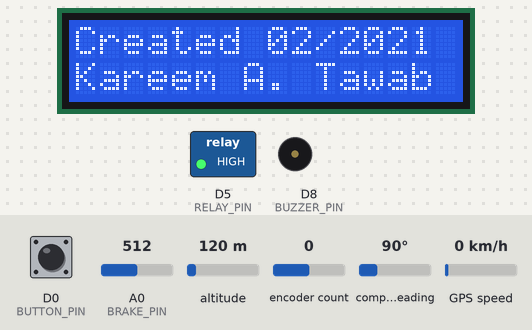
A sketch run on a simulated ESP8266 (NodeMCU). Parts: 16×2 character LCD, switched loads named in the sketch (green lamp = pin HIGH), buzzer (waves = sounding, pin HIGH). The test bench sets the inputs (shaded band); at power-on: encoder count 0, D0 (BUTTON_PIN) HIGH, compass heading 90°, A0 (BRAKE_PIN) = 512, altitude 120 m, GPS speed 0 km/h. The GPS gets a fix after 3 s at 37.7749, -122.4194 with 8 satellites.

Above: at 5.3 s.
At 11.4 s:
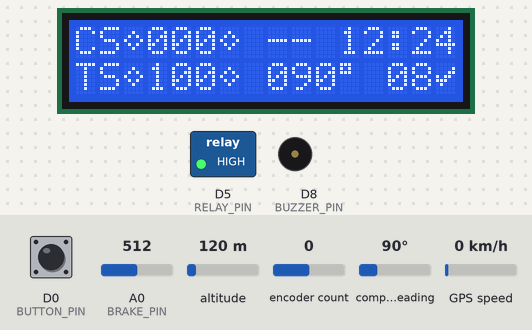
11.5 s: encoder count set to 1
At 12.7 s:
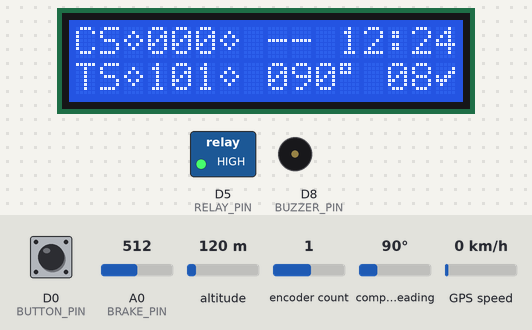
13.0 s: D0 (BUTTON_PIN) pulled LOW for 3.2 s
At 16.69 s:
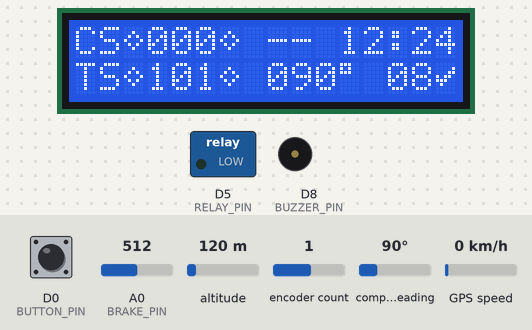
16.8 s: D0 (BUTTON_PIN) pulled LOW for 3.2 s
20.6 s: D0 (BUTTON_PIN) pulled LOW for 3.2 s
24.4 s: compass heading set to 7°
At 26.0 s:
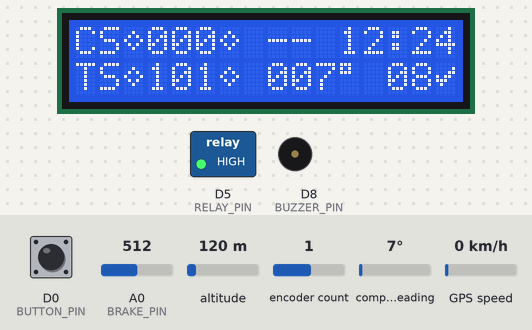
28.4 s: encoder count set to 2
At 28.8 s:
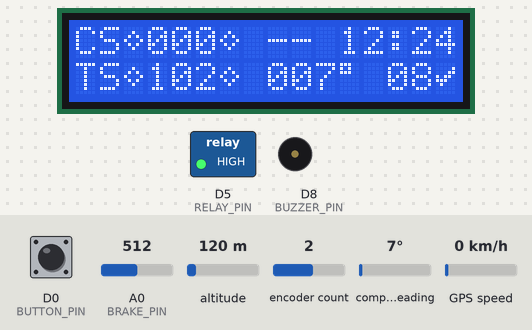
Timing chart, 0 to 31.4 s (numbered marks = the images above; inputs shaded):
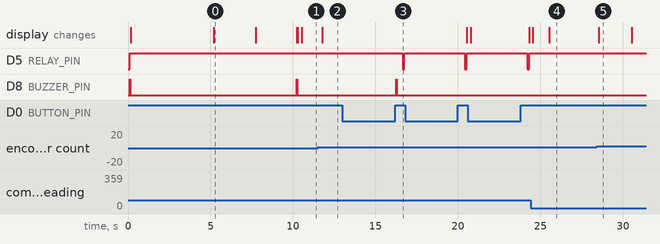

Measured:
- after the input at 11.5 s, the display: changes after 0.27 s (image 2)
- after the input at 13.0 s, D5 (RELAY_PIN): HIGH → LOW after 3.6 s, → HIGH 0.10 s later; D8 (BUZZER_PIN): LOW → HIGH after 3.3 s, → LOW 0.05 s later
- after the input at 16.8 s, D5 (RELAY_PIN): HIGH → LOW after 3.6 s, → HIGH 0.13 s later
- after the input at 20.6 s, D5 (RELAY_PIN): HIGH → LOW after 3.6 s, → HIGH 0.11 s later
- after the input at 24.4 s, the display: first differs from a run without the input after 1.1 s (image 4)
- after the input at 28.4 s, the display: changes after 0.12 s (image 5)
- what the display in image 0 shows lasts 2.5 s, from 5.2 s to 7.7 s

The sketch:

Car_Cruise_Control.ino
```cpp
#include <LiquidCrystal_I2C.h>
#include <TinyGPS++.h>
#include <SoftwareSerial.h>
#include <Wire.h>
#include <Adafruit_MCP4725.h>
#include <TimeLib.h>
#include "Timer.h"
#include "Button2.h";
#include "ESPRotary.h";
#include <FastPID.h>
#include <ESP8266WiFi.h>
#include <WiFiClient.h>
#include <ESP8266WebServer.h>
#include <ElegantOTA.h>

#define AP_SSID "NissanTiida'07 CC"
#define GPSRXPin 0
#define GPSTXPin 2
#define GPSBaud 38400
#define TSmin 75
#define TSmax 130
#define TESTSPEED 100
#define ButtonCCholdtime 2000
#define BUZZER_PIN D8
#define RELAY_PIN D5
#define BRAKE_PIN A0
#define ANALOG_THRESHOLD 750
#define CLICKS_PER_STEP   4   // this number depends on your rotary encoder
#define ROTARY_PIN1 D7 //D6
#define ROTARY_PIN2 D6 //D7
#define BUTTON_PIN  D0 //GPIO16

IPAddress local_IP(192, 168, 1, 2);
IPAddress gateway(192, 168, 1, 1);
IPAddress subnet(255, 255, 255, 0);
byte systemstatus = 0;
uint8_t fix[8] = {0x0, 0x1, 0x3, 0x16, 0x1c, 0x8, 0x0};
uint8_t nofix[8] = {0x0, 0x1b, 0xe, 0x4, 0xe, 0x1b, 0x0};
uint8_t ccon[8]  = {0x00, 0x04, 0x0E, 0x1F, 0x0E, 0x04, 0x00, 0x00};
uint8_t ccoff[8]  = {0x00, 0x04, 0x0A, 0x11, 0x0A, 0x04, 0x00, 0x00};
bool enableCCflag;
bool systemtest = false;
long buzzerblib;
long buttonpressstarttime;
int currentspeed;
int targetspeed = 100;
int DACoutputpercent;
int dir;
float Kp = 2, Ki = 0.03, Kd = 1, Hz = 10;
int output_bits = 8;
bool output_signed = true;
String MAIN_page() {
  String ptr = "<!DOCTYPE html> <html>\n";
  ptr += "<head><meta name=\"viewport\" content=\"width=device-width, initial-scale=1.0, user-scalable=no\">\n";
  ptr += "<title>NISSAN TIIDA '07 CRUISE CONTROL</title>\n";
  ptr += "<style>html { font-family: Helvetica; display: table; margin: 0px auto; text-align: center;}\n";
  ptr += "body{margin-top: 50px;} h1 {color: #444444;margin: 50px auto 30px;} h3 {color: #444444;margin-bottom: 50px;}\n";
  ptr += "p {font-size: 20px;color: #888;margin-bottom: 14px;}\n";
  ptr += "</style>\n";
  ptr += "</head>\n";
  ptr += "<body>\n";

  ptr += "<h1>NISSAN TIIDA '07 CRUISE CONTROL</h1>\n";
  ptr += "<h2>created 02/2021</h2>\n";
  ptr += "<h3>Go to 'http://192.168.1.2/update' to perform OTA update</h3>\n";

  ptr += "</body>\n";
  ptr += "</html>\n";
  return ptr;
}

ESP8266WebServer server(80);
TinyGPSPlus gps;
SoftwareSerial ss(GPSRXPin, GPSTXPin);
LiquidCrystal_I2C lcd(0x3F, 16, 2);  // I2c address, columns lcd module, rows lcd module
Adafruit_MCP4725 dac1;
Adafruit_MCP4725 dac2;
Timer t;
ESPRotary encoder = ESPRotary(ROTARY_PIN1, ROTARY_PIN2, CLICKS_PER_STEP);
Button2 button = Button2(BUTTON_PIN);
FastPID myPID(Kp, Ki, Kd, Hz, output_bits, output_signed);

void encoderblib(ESPRotary& r) {
  digitalWrite(BUZZER_PIN, HIGH);
  buzzerblib = millis();
}

void increaseTS(ESPRotary& r) {
  if (targetspeed > TSmax) {
    targetspeed = TSmax;
  }
  else if (systemstatus != 2) {
    targetspeed++;
  }
}

void decreaseTS(ESPRotary& r) {
  if (targetspeed < TSmin) {
    targetspeed = TSmin;
  }
  else if (systemstatus != 2) {
    targetspeed--;
  }
}

void enableCC(Button2& btn) {
  enableCCflag = 1;
}

void buttonblib(Button2& btn) {
  if (systemstatus == 2) {
    enableCCflag = 0;
  }
  digitalWrite(BUZZER_PIN, HIGH);
  buzzerblib = millis();
}


void checksystemstatus() {
  if (gps.time.age() < 1000 && gps.date.age() < 1000 && gps.speed.age() < 1000 && gps.sentencesWithFix() > 0 && enableCCflag == 0 && systemtest == false) {
    systemstatus = 1;
  }
  if (enableCCflag == 1 && button.wasPressedFor() > ButtonCCholdtime && systemstatus == 1 && systemtest == false) {
    systemstatus = 2;
  }
  if (systemtest) {
    systemstatus = 3;
  }
  if (systemstatus != 1 && systemstatus != 2 && systemstatus != 3) {
    systemstatus = 0;
  }
  if (analogRead(BRAKE_PIN) < ANALOG_THRESHOLD &&  systemstatus == 2) {
    enableCCflag = 0;
  }
}

void updatelcd() {
  switch (systemstatus) {
    case 0:
      lcd.setCursor(2, 0);
      lcd.write(3);
      lcd.setCursor(2, 1);
      lcd.write(3);
      lcd.setCursor(6, 0);
      lcd.write(3);
      lcd.setCursor(6, 1);
      lcd.write(3);
      lcd.setCursor(15, 1);
      lcd.write(1);

      lcd.setCursor(0, 0);
      lcd.print("CS");
      lcd.setCursor(3, 0);
      lcd.print("---");

      lcd.setCursor(0, 1);
      lcd.print("TS");
      lcd.setCursor(3, 1);
      if (targetspeed < 100 && targetspeed >= 10) {
        lcd.print('0');
        lcd.print(int(targetspeed));
      }
      else if (targetspeed < 10) {
        lcd.print('0');
        lcd.print('0');
        lcd.print(int(targetspeed));
      }
      else {
        lcd.print(int(targetspeed));
      }

      lcd.setCursor(8, 0);
      lcd.print("--");

      lcd.setCursor(8, 1);
      lcd.print("---");
      lcd.print(char(B11011111));

      if (timeStatus() == timeSet) {
        lcd.setCursor(11, 0);
        if (hourFormat12() < 10) {
          lcd.print('0');
          lcd.print(hourFormat12());
        }
        else {
          lcd.print(hourFormat12());
        }
        lcd.print(':');
        if (minute() < 10) {
          lcd.print('0');
          lcd.print(minute());
        }
        else {
          lcd.print(minute());
        }
      }
      else {
        lcd.setCursor(11, 0);
        lcd.print("--:--");
      }
      break;
    case 1:
      lcd.setCursor(2, 0);
      lcd.write(3);
      lcd.setCursor(2, 1);
      lcd.write(3);
      lcd.setCursor(6, 0);
      lcd.write(3);
      lcd.setCursor(6, 1);
      lcd.write(3);
      lcd.setCursor(15, 1);
      lcd.write(0);

      lcd.setCursor(0, 0);
      lcd.print("CS");
      lcd.setCursor(3, 0);
      if (currentspeed < 100 && currentspeed >= 10) {
        lcd.print('0');
        lcd.print(int(currentspeed));
      }
      else if (currentspeed < 10) {
        lcd.print('0');
        lcd.print('0');
        lcd.print(int(currentspeed));
      }
      else {
        lcd.print(int(currentspeed));
      }

      lcd.setCursor(0, 1);
      lcd.print("TS");
      lcd.setCursor(3, 1);
      if (targetspeed < 100 && targetspeed >= 10) {
        lcd.print('0');
        lcd.print(int(targetspeed));
      }
      else if (targetspeed < 10) {
        lcd.print('0');
        lcd.print('0');
        lcd.print(int(targetspeed));
      }
      else {
        lcd.print(int(targetspeed));
      }

      lcd.setCursor(8, 0);
      lcd.print("--");

      lcd.setCursor(8, 1);
      if (dir < 100 && dir >= 10) {
        lcd.print('0');
        lcd.print(int(dir));
      }
      else if (dir < 10) {
        lcd.print('0');
        lcd.print('0');
        lcd.print(int(dir));
      }
      else {
        lcd.print(int(dir));
      }
      lcd.print(char(B11011111));

      if (timeStatus() == timeSet) {
        lcd.setCursor(11, 0);
        if (hourFormat12() < 10) {
          lcd.print('0');
          lcd.print(hourFormat12());
        }
        else {
          lcd.print(hourFormat12());
        }
        lcd.print(':');
        if (minute() < 10) {
          lcd.print('0');
          lcd.print(minute());
        }
        else {
          lcd.print(minute());
        }
      }
      break;

    case 2:
      if (second() % 2) {
        lcd.setCursor(2, 0);
        lcd.write(3);
        lcd.setCursor(6, 0);
        lcd.write(3);
        lcd.setCursor(2, 1);
        lcd.write(2);
        lcd.setCursor(6, 1);
        lcd.write(2);
      }
      else {
        lcd.setCursor(2, 0);
        lcd.write(2);
        lcd.setCursor(6, 0);
        lcd.write(2);
        lcd.setCursor(2, 1);
        lcd.write(3);
        lcd.setCursor(6, 1);
        lcd.write(3);
      }
      lcd.setCursor(15, 1);
      lcd.write(0);

      lcd.setCursor(0, 0);
      lcd.print("CS");
      lcd.setCursor(3, 0);
      if (currentspeed < 100 && currentspeed >= 10) {
        lcd.print('0');
        lcd.print(int(currentspeed));
      }
      else if (currentspeed < 10) {
        lcd.print('0');
        lcd.print('0');
        lcd.print(int(currentspeed));
      }
      else {
        lcd.print(int(currentspeed));
      }

      lcd.setCursor(0, 1);
      lcd.print("TS");
      lcd.setCursor(3, 1);
      if (targetspeed < 100 && targetspeed >= 10) {
        lcd.print('0');
        lcd.print(int(targetspeed));
      }
      else if (targetspeed < 10) {
        lcd.print('0');
        lcd.print('0');
        lcd.print(int(targetspeed));
      }
      else {
        lcd.print(int(targetspeed));
      }

      lcd.setCursor(8, 0);
      if (DACoutputpercent < 10) {
        lcd.print('0');
        lcd.print(DACoutputpercent);
      }
      else {
        lcd.print(DACoutputpercent);
      }

      lcd.setCursor(8, 1);
      if (dir < 100 && dir >= 10) {
        lcd.print('0');
        lcd.print(int(dir));
      }
      else if (dir < 10) {
        lcd.print('0');
        lcd.print('0');
        lcd.print(int(dir));
      }
      else {
        lcd.print(int(dir));
      }
      lcd.print(char(B11011111));

      if (timeStatus() == timeSet) {
        lcd.setCursor(11, 0);
        if (hourFormat12() < 10) {
          lcd.print('0');
          lcd.print(hourFormat12());
        }
        else {
          lcd.print(hourFormat12());
        }
        lcd.print(':');
        if (minute() < 10) {
          lcd.print('0');
          lcd.print(minute());
        }
        else {
          lcd.print(minute());
        }
      }
      break;

    case 3:
      lcd.setCursor(2, 0);
      lcd.write(3);
      lcd.setCursor(2, 1);
      lcd.write(3);
      lcd.setCursor(6, 0);
      lcd.write(3);
      lcd.setCursor(6, 1);
      lcd.write(3);
      lcd.setCursor(15, 1);
      lcd.print("-");

      lcd.setCursor(0, 0);
      lcd.print("CS");
      lcd.setCursor(3, 0);
      if (currentspeed < 100 && currentspeed >= 10) {
        lcd.print('0');
        lcd.print(int(currentspeed));
      }
      else if (currentspeed < 10) {
        lcd.print('0');
        lcd.print('0');
        lcd.print(int(currentspeed));
      }
      else {
        lcd.print(int(currentspeed));
      }

      lcd.setCursor(0, 1);
      lcd.print("TS");
      lcd.setCursor(3, 1);
      if (targetspeed < 100 && targetspeed >= 10) {
        lcd.print('0');
        lcd.print(int(targetspeed));
      }
      else if (targetspeed < 10) {
        lcd.print('0');
        lcd.print('0');
        lcd.print(int(targetspeed));
      }
      else {
        lcd.print(int(targetspeed));
      }
      lcd.setCursor(12, 0);
      lcd.print("TEST");
      lcd.setCursor(8, 0);
      if (DACoutputpercent < 10) {
        lcd.print('0');
        lcd.print(DACoutputpercent);
      }
      else {
        lcd.print(DACoutputpercent);
      }
      break;
  }
  lcd.setCursor(13, 1);
  if (gps.satellites.value() < 10) {
    lcd.print('0');
    lcd.print(gps.satellites.value());
  }
  else {
    lcd.print(gps.satellites.value());
  }
}

void setup() {
  //Serial.begin(115200);
  lcd.backlight();
  lcd.init();
  lcd.createChar(0, fix);
  lcd.createChar(1, nofix);
  lcd.createChar(2, ccon);
  lcd.createChar(3, ccoff);
  pinMode(RELAY_PIN, OUTPUT);
  pinMode(BUZZER_PIN, OUTPUT);
  digitalWrite(RELAY_PIN, HIGH);
  digitalWrite(BUZZER_PIN, HIGH);
  delay(50);
  digitalWrite(BUZZER_PIN, LOW);
  dac1.begin(0x60); // ADDR -> GND
  dac2.begin(0x61); // ADDR -> VCC
  encoder.setChangedHandler(encoderblib);
  encoder.setLeftRotationHandler(decreaseTS);
  encoder.setRightRotationHandler(increaseTS);
  button.setDebounceTime(40);
  //button.setClickHandler(disableCC);
  button.setLongClickHandler(enableCC);
  button.setChangedHandler(buttonblib);
  ss.begin(GPSBaud);
  myPID.setOutputRange(15, 99);
  t.every(250, updatelcd, 0);
  t.every(100, checksystemstatus, 0);
  lcd.setCursor(0, 0);
  lcd.print("NISSAN TIIDA '07");
  lcd.setCursor(1, 1);
  lcd.print("CRUISE CONTROL");
  delay(5000);
  lcd.clear();
  lcd.setCursor(0, 0);
  lcd.print("Created 02/2021");
  lcd.setCursor(0, 1);
  lcd.print("Kareem A. Tawab");
  delay(2500);
  lcd.clear();
  lcd.setCursor(0, 0);
  lcd.print("Connect to AP");
  lcd.setCursor(0, 1);
  lcd.print("IP: 192.168.1.2");
  delay(2500);
  lcd.clear();
  WiFi.softAPConfig(local_IP, gateway, subnet);
  WiFi.softAP(AP_SSID);
  server.on("/", []() {
    server.send(200, "text/html", MAIN_page()); //Send web page
  });
  ElegantOTA.begin(&server);    // Start ElegantOTA
  server.begin();
  digitalWrite(BUZZER_PIN, HIGH);
  delay(10);
  digitalWrite(BUZZER_PIN, LOW);
}

void loop() {
  server.handleClient();
  if (millis() - buzzerblib > 1) {
    digitalWrite(BUZZER_PIN, LOW);
    buzzerblib = millis();
  }
  encoder.loop();
  button.loop();
  t.update();
  while (ss.available() > 0) {
    gps.encode(ss.read());
  }
  dir = constrain(gps.course.deg(), 0, 359);
  switch (systemstatus) {
    case 0:
      DACoutputpercent = 0;
      break;
    case 1:
      currentspeed = gps.speed.kmph();
      if (timeStatus() != timeSet) {
        setTime(gps.time.hour(), gps.time.minute(), gps.time.second(), gps.date.day(), gps.date.month(), gps.date.year());
        adjustTime(7200);
      }
      DACoutputpercent = 0;
      digitalWrite(RELAY_PIN, HIGH);
      break;
    case 2:
      currentspeed = gps.speed.kmph();
      DACoutputpercent = myPID.step(targetspeed, currentspeed);
      if (DACoutputpercent < 0) {
        DACoutputpercent = 0;
      }
      dac1.setVoltage(DACoutputpercent / 100 * 4096, false);
      dac2.setVoltage(DACoutputpercent / 100 * 4096 / 2, false);
      digitalWrite(RELAY_PIN, LOW);
      break;
    case 3:
      currentspeed = TESTSPEED;
      DACoutputpercent = myPID.step(targetspeed, currentspeed);
      if (DACoutputpercent < 0) {
        DACoutputpercent = 0;
      }
      break;
  }
}
```
